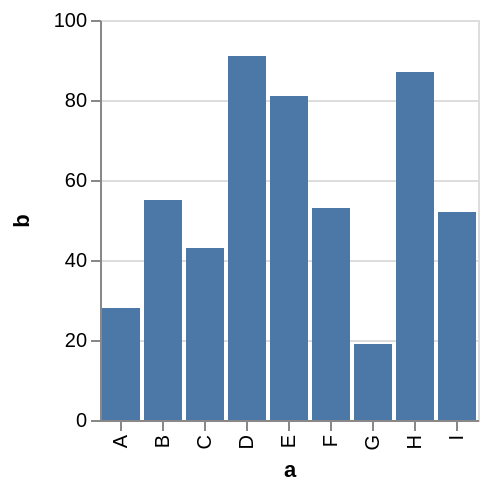

Describe this chart as a Vega-Lite specification.
### Vega specification from a JSON file in a GitHub repository (floating-point values rounded to 4 significant figures)
{"$schema": "https://vega.github.io/schema/vega/v3.0.json", "description": "A simple bar chart with embedded data.", "autosize": "pad", "padding": 5, "style": "cell", "data": [{"name": "source_0", "values": [{"a": "A", "b": 28}, {"a": "B", "b": 55}, {"a": "C", "b": 43}, {"a": "D", "b": 91}, {"a": "E", "b": 81}, {"a": "F", "b": 53}, {"a": "G", "b": 19}, {"a": "H", "b": 87}, {"a": "I", "b": 52}]}, {"name": "data_0", "source": "source_0", "transform": [{"type": "formula", "expr": "toNumber(datum[\"b\"])", "as": "b"}, {"type": "filter", "expr": "datum[\"b\"] !== null && !isNaN(datum[\"b\"])"}]}], "signals": [{"name": "x_step", "value": 21}, {"name": "width", "update": "bandspace(domain('x').length, 0.1, 0.05) * x_step"}, {"name": "height", "update": "200"}], "marks": [{"name": "marks", "type": "rect", "style": ["bar"], "from": {"data": "data_0"}, "encode": {"update": {"x": {"scale": "x", "field": "a"}, "width": {"scale": "x", "band": true}, "y": {"scale": "y", "field": "b"}, "y2": {"scale": "y", "value": 0}, "fill": {"value": "#4c78a8"}, "tooltip": {"signal": "format(datum[\"b\"], \"\")"}}}}], "scales": [{"name": "x", "type": "band", "domain": {"data": "data_0", "field": "a", "sort": true}, "range": {"step": {"signal": "x_step"}}, "round": true, "paddingInner": 0.1, "paddingOuter": 0.05}, {"name": "y", "type": "linear", "domain": {"data": "data_0", "field": "b"}, "range": [{"signal": "height"}, 0], "round": true, "nice": true, "zero": true}], "axes": [{"scale": "x", "labelOverlap": true, "orient": "bottom", "title": "a", "zindex": 1, "encode": {"labels": {"update": {"angle": {"value": 270}, "align": {"value": "right"}, "baseline": {"value": "middle"}}}}}, {"scale": "y", "labelOverlap": true, "orient": "left", "tickCount": {"signal": "ceil(height/40)"}, "title": "b", "zindex": 1}, {"scale": "y", "domain": false, "grid": true, "labels": false, "maxExtent": 0, "minExtent": 0, "orient": "left", "tickCount": {"signal": "ceil(height/40)"}, "ticks": false, "zindex": 0, "gridScale": "x"}], "config": {"axis": {"domainColor": "#888", "tickColor": "#888"}, "axisY": {"minExtent": 30}}}
